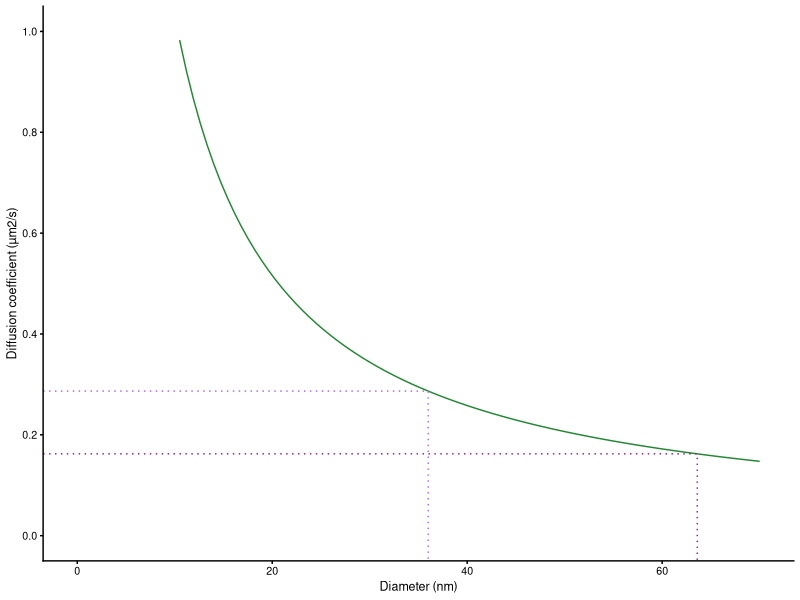
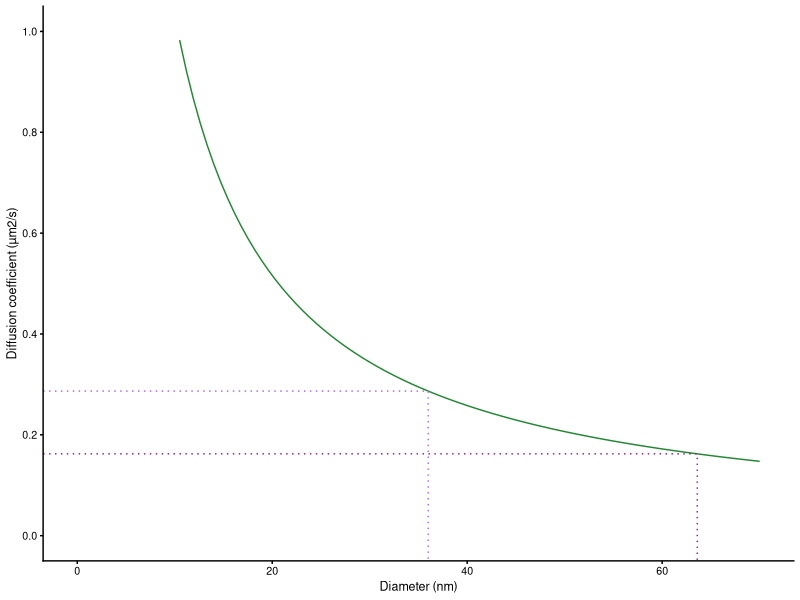

Write R code to recreate these figures, in order. (Note: this script raises an error after producing the figures.)
library(ggplot2)
library(cowplot)

# for D in um^2/s
# D = KT / 3 pi µ diam
seeq <- function(x) {
  return((1.38e-23 * 310.15) / (3 * pi * 0.044 * (x * 10e-9)) * 10e12)
}

generate_lines <- function(x) {
  df <- data.frame(x1 = c(-Inf, x, x),
             y1 = c(seeq(x), seeq(x), -Inf))
  return(df)
}

# assume inv is 30 nm diameter
# GFP is ~3 nm
# GBPen is 3.6 nm
# FKBP is 3.4 nm
# so 3.6 + (3 * 3.4) is 13.8, gives 27.6 increase in diameter

inv <- generate_lines(30 + 6)
furry <- generate_lines(57.6 + 6)

p2 <- ggplot() + 
  geom_function(fun = seeq, colour = "#228833") +
  geom_line(aes(x = x1, y = y1), linetype = 3, data = inv, colour = "#ab6ded") +
  geom_line(aes(x = x1, y = y1), linetype = 3, data = furry, colour = "#92278f") +
  lims(x = c(0,70)) +
  scale_y_continuous(limits = c(0,1), n.breaks = 6) +
  labs(y = "Diffusion coefficient (µm2/s)", x = "Diameter (nm)") +
  theme_cowplot(9) +
  theme(legend.position = "none")

p2

ggsave ("Model_Diffusion.pdf", p2, path = "Output/Plots", width = 3.5, height = 4, units = "cm", bg = NULL)

# if MS130_131.R has been run
Dsummary <- Pool %>% 
  group_by(Cond) %>%
  summarise(mean = mean(DiffusionCoeff))
Dsummary$diam_nm <- (1.38e-23 * 310.15) / (3 * pi * 0.044 * (Dsummary$mean / 10e12)) / 10e-9

Dsummary
